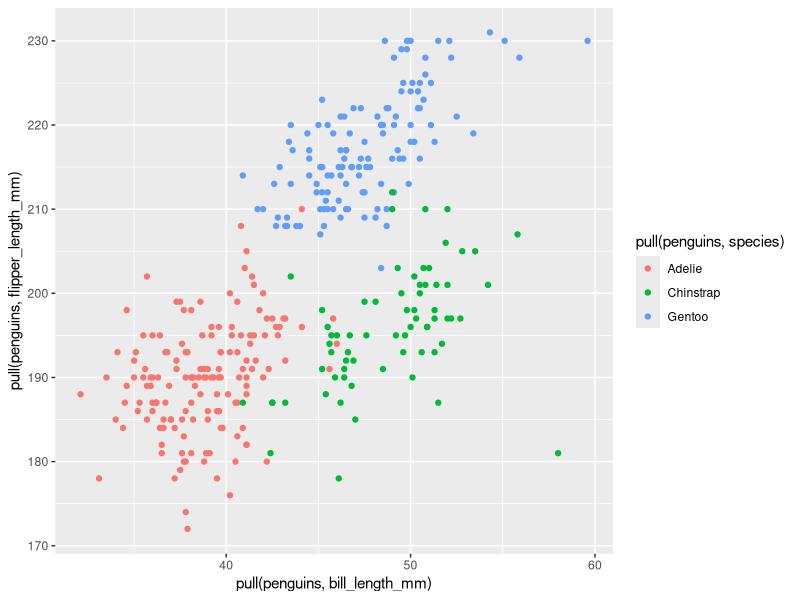
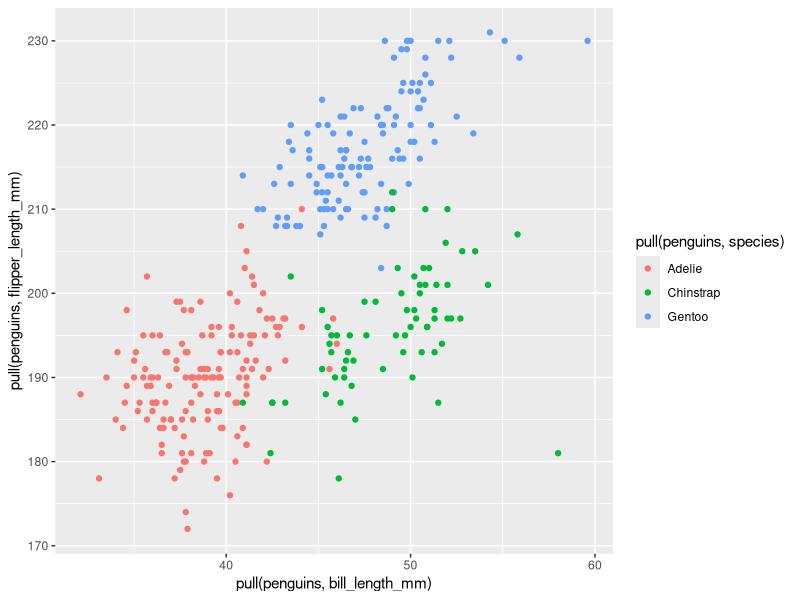

The R source for these figures, in order:
## ---- chunk 1
library(tidyverse)
## ---- chunk 2
prob1_df = tibble(
        sample = rnorm(10),
        sample_greater_0 = sample > 0,
        char_vector = c("a", "b", "c", "d", "e", "f", "g", "h", "i", "j"),
        fac_vector = factor(c("small", "small", "small", "medium", "medium", "medium", "large", "large", "large", "large"))
)
## ---- chunk 3
mean(pull(prob1_df, sample))
mean(pull(prob1_df, sample_greater_0))
mean(pull(prob1_df, char_vector))
mean(pull(prob1_df, fac_vector))
## ---- chunk 4
as.numeric(pull(prob1_df, sample_greater_0))
as.numeric(pull(prob1_df, char_vector))
as.numeric(pull(prob1_df, fac_vector))
## ---- chunk 5
as.numeric(pull(prob1_df, sample_greater_0))*pull(prob1_df, sample)
as.factor(pull(prob1_df, sample_greater_0))*pull(prob1_df, sample)
as.numeric(as.factor(pull(prob1_df, sample_greater_0)))*pull(prob1_df, sample)
## ---- chunk 6
data("penguins", package = "palmerpenguins")
## ---- chunk 7
ggplot(penguins, aes(x = pull(penguins, bill_length_mm), y = pull(penguins, flipper_length_mm), color = pull(penguins, species))) + geom_point(na.rm = TRUE)
## ---- chunk 8
ggsave('scatterplot_penguins.pdf', height = 4, width = 6)
